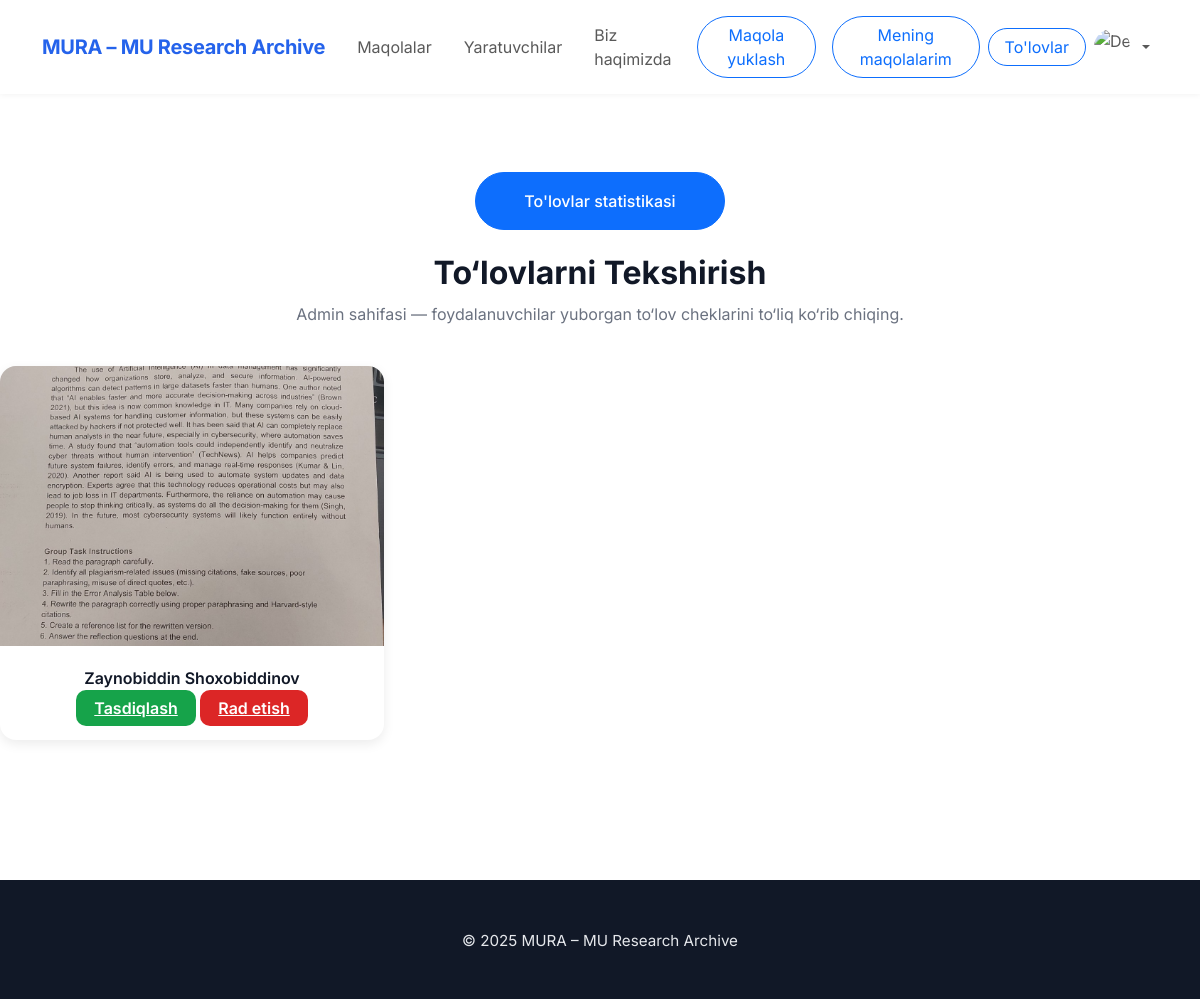
The app's page /payments/ (signed in) with its own data.
### main/models.py (models this page shows, shortened)
class Payment(models.Model):
    check_image = models.ImageField('checks/')
    paper = models.ForeignKey(Paper, on_delete=models.CASCADE)
    is_accepted = models.BooleanField(default=False)
    status = models.IntegerField(choices=[(1, 'sent'), (2, 'approved'), (3, 'denied')], default=1)
    paid_at = models.DateTimeField(auto_now_add=True)

class Paper(models.Model):
    STATUS_CHOICES = [
        (1, 'draft'),
        (2, 'on_process'),
        (3, 'declined'),
        (4, 'accepted'),
        (5, 'payment_process'),
        (6, 'blocked')
    ]
    owner = models.ForeignKey(CustomUser, on_delete=models.CASCADE)
    category = models.ForeignKey('Category', on_delete=models.SET_NULL, null=True)
    title = models.CharField(
        max_length=100,
        validators=[MinLengthValidator(1)],
        help_text="Sarlavha 10–255 belgidan iborat bo‘lishi kerak."
    )
    summary = models.TextField(
        max_length=500,
        validators=[MinLengthValidator(100)],
        help_text="Qisqacha mazmun kamida 100 ta belgidan iborat bo‘lishi kerak."
    )
    intro = models.TextField(
        max_length=500,
        validators=[MinLengthValidator(100)],
        help_text="Kirish qismi kamida 100 ta belgidan iborat bo‘lishi kerak."
    )
    file = models.FileField(upload_to='pdfs/')
    status = models.IntegerField(
        choices=STATUS_CHOICES,
        default=1,
        help_text="Maqolaning joriy holatini tanlang."
    )
    published_at = models.DateField(auto_now=True)
    keywords = models.CharField(
        max_length=100,
        validators=[MinLengthValidator(10)],
        help_text="Kalit so‘zlar 10–300 belgidan iborat bo‘lishi kerak."
    )
    pages = models.IntegerField(
        null=True,
        blank=True,
        help_text="Betlar soni 3–50 oralig‘ida bo‘lishi kerak."
    )
    organization = models.CharField(
        max_length=120,
        validators=[MinLengthValidator(1)],
        null=True,
        blank=True,
        help_text="Tashkilot nomi 5–120 belgidan iborat bo‘lishi kerak."
    )
    paid_at = models.DateTimeField(null=True, blank=True)
    reject_count = models.IntegerField(default=0)

class CustomUser(AbstractUser):
    avatar = models.ImageField(upload_to='media/avatars/', null=True, blank=True)

### main/views.py (the view)
# urls.py: path('payments/', payments, name='payments'),
@login_required(redirect_field_name='login')
def payments(request):
    context = {}
    if request.user.is_superuser:
        payments = models.Payment.objects.filter(status = 1).order_by('id')
        context = {
            'payments': payments
        }
    else:
        return redirect('main')
    return render(request, 'payments-admin.html', context)

### templates/payments-admin.html (shortened to what this page needs)
{% extends "base.html" %}
{% load static %}
{% block style %}
<link rel="stylesheet" href="{% static 'main/css/papers.css' %}">
{% endblock %}
{% block content %}
<section class="review-container">
    <div class="d-flex justify-content-center">
        <a href="{% url 'payments_stats' %}" class="btn btn-primary rounded-pill px-5 py-3 fw-medium">To'lovlar statistikasi</a>
        <br>
    </div>
    <br>
    <h1 class="page-title">To‘lovlarni Tekshirish</h1>
    <p class="page-subtitle">Admin sahifasi — foydalanuvchilar yuborgan to‘lov cheklarini to‘liq ko‘rib chiqing.</p>
    <div class="row g-4">
        {% for payment in payments %}
            <div class="col-12 col-md-6 col-lg-4">
                <div class="payment-card">
                    <img src="{{ payment.check_image.url }}" alt="Payment Screenshot" class="payment-img" onclick="openModal('{{ payment.check_image.url }}')">
                    <div class="payment-body">
                        <div class="payment-user">{{ payment.paper.owner.first_name }} {{ payment.paper.owner.last_name }}</div>
                            <a href="{%url 'accept_payment' payment.id%}" class="btn-approve">Tasdiqlash</a>
                            <a href="{%url 'deny_payment' payment.id%}" class="btn-deny">Rad etish</a>
                    </div>
                </div>
            </div>
        {% empty %}
            <p class="text-center text-muted mt-4">Hozircha to‘lovlar mavjud emas.</p>
        {% endfor %}
    </div>
</section>
{% endblock %}

### main/static/main/css/papers.css (style rules this page uses)
body { font-family: 'Inter', sans-serif; background-color: #f9fafb; color: #1f2937; overflow-x: hidden; padding-top: 72px; }

### templates/payments-admin.html (style rules this page uses)
body { background-color: #fff; font-family: 'Inter', sans-serif; }
.review-container { padding: 100px 0 60px 0; max-width: 1200px; margin: auto; }
.page-title { font-size: 2rem; font-weight: 700; color: #111827; text-align: center; margin-bottom: 10px; }
.page-subtitle { color: #6b7280; font-size: 1rem; text-align: center; margin-bottom: 40px; }
.payment-card { background: #fff; border-radius: 16px; box-shadow: 0 4px 12px rgba(0, 0, 0, 0.08); overflow: hidden; transition: transform 0.2s ease, box-shadow 0.2s ease; cursor: pointer; }
.payment-img { width: 100%; height: 280px; object-fit: cover; background-color: #f9fafb; display: block; }
.payment-body { padding: 20px; text-align: center; }
.payment-user { font-weight: 600; color: #111827; margin-bottom: 6px; }
.btn-approve { background-color: #16a34a; color: #fff; border: none; border-radius: 10px; padding: 8px 18px; font-weight: 600; transition: all 0.2s ease; }
.btn-deny { background-color: #dc2626; color: #fff; border: none; border-radius: 10px; padding: 8px 18px; font-weight: 600; transition: all 0.2s ease; }

### records on screen
Payment: check_image (picture), paper.owner.first_name "Zaynobiddin", paper.owner.last_name "Shoxobiddinov"
